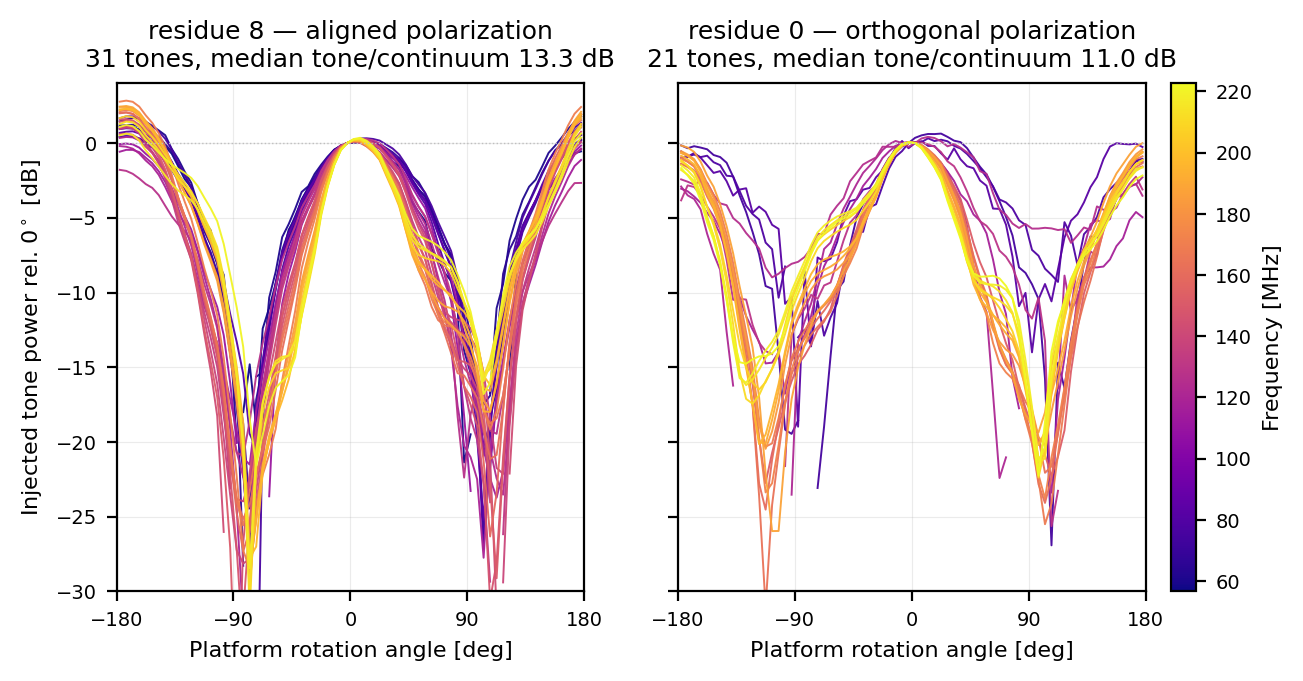

Reproduce this figure in Python.
"""Both transmitter polarizations through the same rotation, same reduction.

Residue 8 and residue 0 are the two polarizations of the 2026 transmitter, on
alternating channels of the comb. At the azimuth of the paper figure ($-90$ deg)
residue 8 is the one aligned with the single-polarization bowtie; residue 0 is
the orthogonal one and couples ~8 dB more weakly (see 54_pol_alignment).
"""
import os, runpy
from pathlib import Path

import numpy as np
import matplotlib
matplotlib.use("Agg")
import matplotlib.pyplot as plt
from matplotlib.cm import ScalarMappable
from matplotlib.colors import Normalize

os.environ.pop("BEAM_PNG", None)
g = runpy.run_path("/home/christian/Documents/research/papers/eigsep_instrument/eigsep_instrument_rasti/docs/render_beam_modulation.py")
d4, chan, freq, centres, el = g["d4"], g["chan"], g["freq"], g["centres"], g["el"]
binned, flanking, excess_profile = g["binned"], g["flanking"], g["excess_profile"]
to_db, is_fm, finite = g["to_db"], g["is_fm"], g["finite"]
A, B, ZERO = g["A"], g["B"], g["ZERO"]
MAX_R, MAX_KINK, NSIG = g["MAX_ROUGHNESS"], g["MAX_KINK"], g["NSIG"]
core = np.abs(centres) < 60
pk = np.zeros(len(el), bool); pk[A:B] = True; pk &= np.abs(el) < 30


def select(res):
    keep = {}
    for c in chan[(chan % 16 == res) & (freq > 50) & (freq < 250) & finite & ~is_fm]:
        nb = flanking(c)
        if not nb:
            continue
        rough = np.nanmedian(np.abs(np.diff(binned(to_db(np.nanmedian(d4[:, nb], 1)), A, B), 2)))
        if rough >= MAX_R:
            continue
        prof, ok = excess_profile(c)
        if not ok[ZERO] or ok.sum() < 20:
            continue
        if np.nanmax(np.abs(np.diff(prof[core], 2))) > MAX_KINK:
            continue
        keep[c] = (prof, ok)
    return keep


sets = {8: select(8), 0: select(0)}
allf = np.concatenate([freq[list(v)] for v in sets.values()])
smap = ScalarMappable(Normalize(allf.min(), allf.max()), plt.cm.plasma)

fig, axes = plt.subplots(1, 2, figsize=(8.0, 3.3), sharey=True)
titles = {8: "residue 8 — aligned polarization", 0: "residue 0 — orthogonal polarization"}
for ax, res in zip(axes, (8, 0)):
    for c, (prof, _) in sets[res].items():
        ax.plot(centres, prof, color=smap.to_rgba(freq[c]), lw=0.7, alpha=0.95)
    snr = np.median([to_db(np.nanmedian(d4[pk][:, c])) - to_db(np.nanmedian(d4[pk][:, flanking(c)]))
                     for c in sets[res]])
    ax.axhline(0.0, color="0.75", lw=0.5, ls=":")
    ax.set_xlim(-180, 180); ax.set_ylim(-30, 4)
    ax.set_xticks([-180, -90, 0, 90, 180]); ax.grid(alpha=0.25, lw=0.4)
    ax.set_title(f"{titles[res]}\n{len(sets[res])} tones, median tone/continuum {snr:.1f} dB",
                 fontsize=9)
    ax.set_xlabel("Platform rotation angle [deg]", fontsize=8)
    ax.tick_params(labelsize=7)
axes[0].set_ylabel("Injected tone power rel. $0^\\circ$ [dB]", fontsize=8)
cb = fig.colorbar(smap, ax=axes, pad=0.02)
cb.set_label("Frequency [MHz]", fontsize=8); cb.ax.tick_params(labelsize=7)
out = Path(__file__).parent / "56_both_combs.png"
fig.savefig(out, dpi=200, bbox_inches="tight")

for res in (8, 0):
    d = np.array([-np.nanmin(np.where(ok, p, np.nan))
                  for p, ok in sets[res].values()])  # measured part only
    fr = freq[list(sets[res])]
    print(f"residue {res}: {len(d):2d} tones, {fr.min():.1f}-{fr.max():.1f} MHz, "
          f"depth {d.min():.1f}-{d.max():.1f} dB (median {np.median(d):.1f})")
print(f"wrote {out}")
